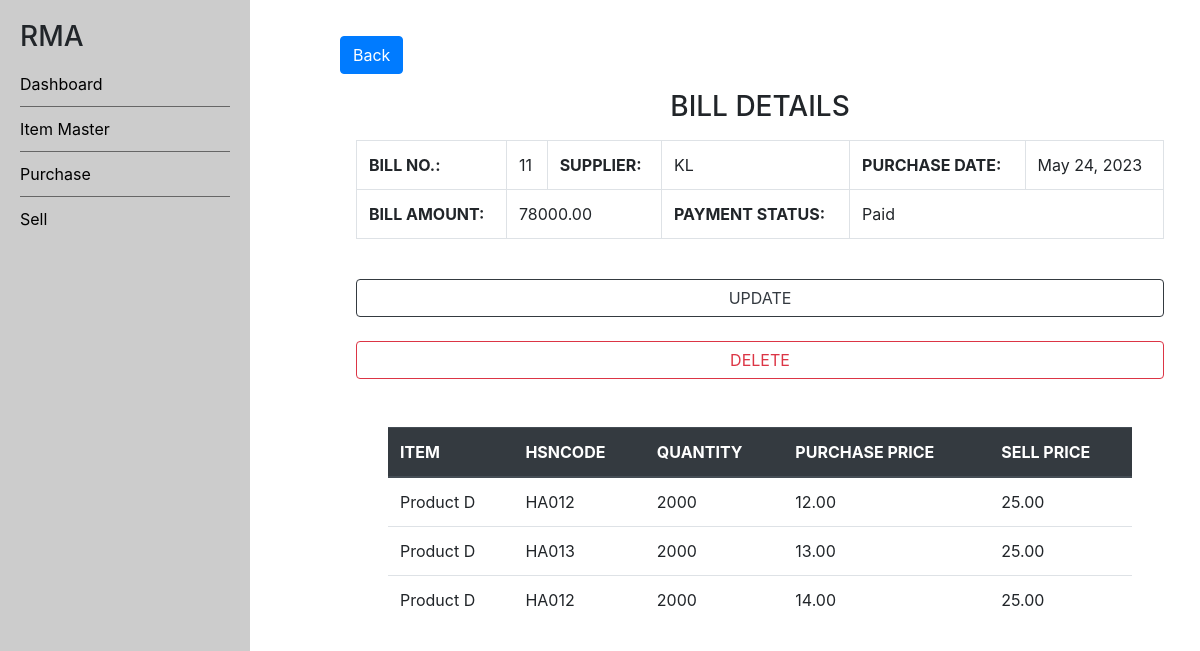
The page /app/purchase/create/11/ on the database its author committed.
### app/models.py (models this page shows, shortened)
class PurchaseBill(models.Model):
    purchase_bill_pk = models.AutoField(primary_key=True)
    purchase_date = models.DateField(default=timezone.now())
    supplier = models.CharField(max_length=100)
    total_amount = models.DecimalField(max_digits=10, decimal_places=2, default=0)
    payment_status = models.CharField(max_length=25, choices=payment_status_choices, default="Pending")
    items = models.ManyToManyField(Item, through='PurchaseItem')

class Item(models.Model):
    item_pk = models.AutoField(primary_key=True)
    item_name = models.CharField(max_length = 180)
    item_low_stock_alert = models.IntegerField(default=0)
    item_packaging_type =  models.CharField(max_length=7, choices=packging_types)
    hsncodes = models.ManyToManyField(HSNCode, blank=True, related_name='item', related_query_name='item')
    def __str__(self):
        return self.item_name

class PurchaseItem(models.Model):
    purchase_bill = models.ForeignKey(PurchaseBill, on_delete=models.CASCADE)
    item = models.ForeignKey(Item, on_delete=models.CASCADE)
    hsncode = models.CharField(max_length=10)
    quantity = models.IntegerField()
    pprice = models.DecimalField(max_digits=10, decimal_places=2)
    sprice = models.DecimalField(max_digits=10, decimal_places=2, default=0)

### app/views.py (the view)
# urls.py: path('purchase/create/<int:pk>/', ViewPurchaseBill.as_view(),name="purchase-bill-details"),
class ViewPurchaseBill(APIView):
    def get(self, request, pk, *args, **kwargs):
        purchase_bill = get_object_or_404(PurchaseBill, pk=pk)
        bill_items_raw = PurchaseItem.objects.filter(purchase_bill=purchase_bill)
        bill_items = []
        for item in bill_items_raw:
            bill_items.append({
                'item': item.item,
                'hsncode': item.hsncode,
                'quantity': item.quantity,
                'pprice': item.pprice,
                'sprice': item.sprice
            })
        context = {
            'purchase_bill': purchase_bill,
            'bill_items': bill_items,
        }
        return render(request, 'app/bill_details.html', context=context)

### app/templates/app/bill_details.html
{% extends 'app/base.html' %}
{% block content %}
    <div class="main_content">
        <div class="row mt-3">
            <div class="col-md-7 col-sm-12 ">
                <a href="{% url 'purchase' %}" class="btn btn-primary">Back</a>
            </div>
        </div>
        <div class="m-3">
            <h3 class="d-flex justify-content-center m-3">BILL DETAILS</h3>
            <table class="table table-bordered">
                <tbody>
                    <tr>
                        <th>BILL NO.:</th>
                        <td>{{purchase_bill.purchase_bill_pk}}</td>
                        <th>SUPPLIER:</th>
                        <td>{{purchase_bill.supplier}}</td>
                        <th>PURCHASE DATE:</th>
                        <td>{{purchase_bill.purchase_date}}</td>
                    </tr>
                    <tr>
                        <th>BILL AMOUNT:</th>
                        <td colspan="2">{{purchase_bill.total_amount}}</td>
                        <th>PAYMENT STATUS:</th>
                        <td colspan="2">{{purchase_bill.payment_status}}</td>
                    </tr>
                </tbody>
            </table>
            <br>
            <a href="{% url 'update-purchase-bill' purchase_bill.purchase_bill_pk %}" class="btn btn-outline-dark d-flex justify-content-center">UPDATE</a>
            <br>
            <a href="{% url 'delete-purchase-bill' purchase_bill.purchase_bill_pk %}" class="btn btn-outline-danger d-flex justify-content-center">DELETE</a>
        </div>
        <div class="info m-5">
            <table class="table">
                <thead class="thead-dark">
                  <tr>
                    <th scope="col">ITEM</th>
                    <th scope="col">HSNCODE</th>
                    <th scope="col">QUANTITY</th>
                    <th scope="col">PURCHASE PRICE</th>
                    <th scope="col">SELL PRICE</th>
                  </tr>
                </thead>
                <tbody>
                    {% for bill_item in bill_items %}
                        <tr>
                            <td scope="row">{{ bill_item.item }}</td>
                            <td scope="row">{{ bill_item.hsncode }}</td>
                            <td scope="row">{{ bill_item.quantity }}</td>
                            <td scope="row">{{ bill_item.pprice }}</td>
                            <td scope="row">{{ bill_item.sprice }}</td>
                        </tr>
                    {% endfor %}
                </tbody>
              </table>
        </div>
    </div>
{% endblock content%}

### rows shown on the page
PurchaseBill: purchase_bill_pk "11", supplier "KL", purchase_date "May 24, 2023", total_amount "78000.00", payment_status "Paid"
Item: item "Product D", hsncode "HA012", quantity "2000", pprice "12.00", sprice "25.00", hsncode "HA013", pprice "13.00", pprice "14.00"
